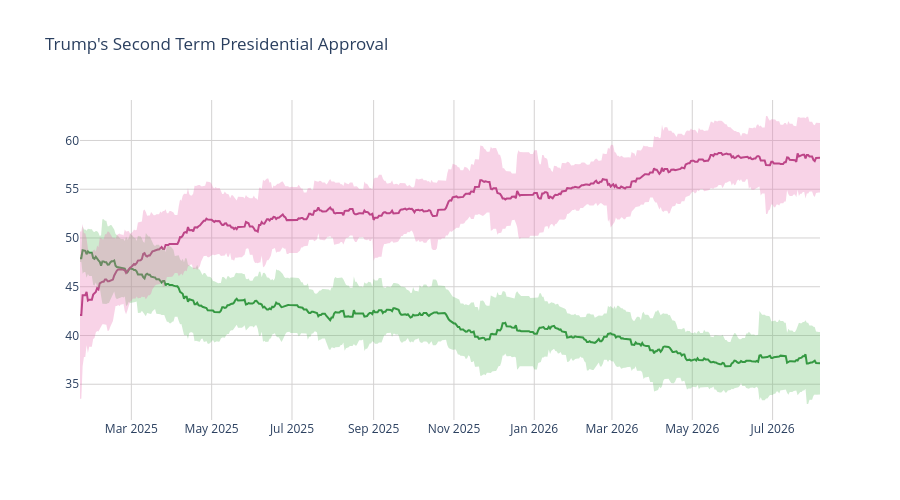

The cell this chart's notebook holds for it:
### Code cell
disappr_ci_hex = "#e86eaf"
appr_ci_hex = "#60be65"
disappr_ci_rgba = "rgba(232, 110, 175, 0.3)"
appr_ci_rgba = "rgba(96, 190, 101, 0.3)"
grid_col = "#d4d2d2"


# Approve
fig = go.Figure(go.Scatter(
    x=pres['end_date'],
    y=pres['approve'],
    hovertemplate="%{y:.2f}%",
    name="<b>Approve</b>",
    line=dict(color="#228833"),
    showlegend=False
))

# Disapprove
fig.add_trace(go.Scatter(
    x=pres['end_date'],
    y=pres['disapprove'],
    hovertemplate="%{y:.2f}%",
    name="<b>Disapprove</b>",
    line=dict(color="#aa3377"),
    showlegend=False
    )
)

# Approve CI
fig.add_traces([

    # Upper bound
    go.Scatter(
        x=pres['end_date'],
        y=pres['approve_upper_ci'],
        marker=dict(color=appr_ci_hex),
        line=dict(width=0),
        mode='lines',
        showlegend=False,
        hoverinfo="skip"
    ),

    # Lower bound
    go.Scatter(
        x=pres['end_date'],
        y=pres['approve_lower_ci'],
        marker=dict(color=appr_ci_hex),
        line=dict(width=0),
        mode='lines',
        fillcolor=appr_ci_rgba,
        fill="tonexty",
        showlegend=False,
        hoverinfo="skip"
    )
])

# Disapprove CI
fig.add_traces([

    # Upper bound
    go.Scatter(
        x=pres['end_date'],
        y=pres['disapprove_upper_ci'],
        marker=dict(color=disappr_ci_hex),
        line=dict(width=0),
        mode='lines',
        showlegend=False,
        hoverinfo="skip"
    ),

    # Lower bound
    go.Scatter(
        x=pres['end_date'],
        y=pres['disapprove_lower_ci'],
        marker=dict(color=disappr_ci_hex),
        line=dict(width=0),
        mode='lines',
        fillcolor=disappr_ci_rgba,
        fill="tonexty",
        showlegend=False,
        hoverinfo="skip"
    )
])

fig.update_layout(
    title=dict(text="Trump's Second Term Presidential Approval"),
    hovermode="x"
)

fig.update_xaxes(gridcolor=grid_col)
fig.update_yaxes(gridcolor=grid_col)

fig.update_layout(hovermode="x", hoverlabel_align="right", plot_bgcolor="rgba(0, 0, 0, 0)", height=500)
fig.show()

### Figure 1 — Plotly figure (JSON) as saved in the notebook; plotly's stock layout.template omitted (floating-point values rounded to 4 significant figures; data arrays with more than 128 entries replaced by an {"elided": "..."} marker saying what was removed)
{"data": [{"hovertemplate": "%{y:.2f}%", "line": {"color": "#228833"}, "name": "<b>Approve</b>", "showlegend": false, "type": "scatter", "x": {"elided": "563 str values"}, "y": {"elided": "563 float values"}}, {"hovertemplate": "%{y:.2f}%", "line": {"color": "#aa3377"}, "name": "<b>Disapprove</b>", "showlegend": false, "type": "scatter", "x": {"elided": "563 str values"}, "y": {"elided": "563 float values"}}, {"hoverinfo": "skip", "line": {"width": 0}, "marker": {"color": "#60be65"}, "mode": "lines", "showlegend": false, "type": "scatter", "x": {"elided": "563 str values"}, "y": {"elided": "563 float values"}}, {"fill": "tonexty", "fillcolor": "rgba(96, 190, 101, 0.3)", "hoverinfo": "skip", "line": {"width": 0}, "marker": {"color": "#60be65"}, "mode": "lines", "showlegend": false, "type": "scatter", "x": {"elided": "563 str values"}, "y": {"elided": "563 float values"}}, {"hoverinfo": "skip", "line": {"width": 0}, "marker": {"color": "#e86eaf"}, "mode": "lines", "showlegend": false, "type": "scatter", "x": {"elided": "563 str values"}, "y": {"elided": "563 float values"}}, {"fill": "tonexty", "fillcolor": "rgba(232, 110, 175, 0.3)", "hoverinfo": "skip", "line": {"width": 0}, "marker": {"color": "#e86eaf"}, "mode": "lines", "showlegend": false, "type": "scatter", "x": {"elided": "563 str values"}, "y": {"elided": "563 float values"}}], "layout": {"height": 500, "hoverlabel": {"align": "right"}, "hovermode": "x", "plot_bgcolor": "rgba(0, 0, 0, 0)", "title": {"text": "Trump's Second Term Presidential Approval"}, "xaxis": {"gridcolor": "#d4d2d2"}, "yaxis": {"gridcolor": "#d4d2d2"}}}
